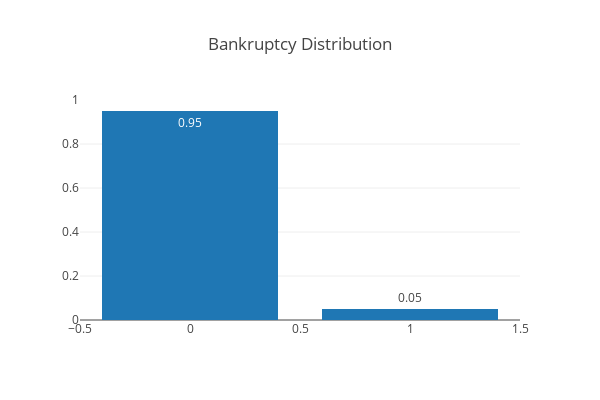

Notebook code for this chart:
### Code cell
temp = data.target.value_counts()
trace = go.Bar(x=temp.index,
               y= np.round(temp.astype(float)/temp.values.sum(),2),
               text = np.round(temp.astype(float)/temp.values.sum(),2),
               textposition = 'auto',
               name = 'Attrition')
data1 = [trace]
layout = go.Layout(
    autosize=False,
    width=600,
    height=400,title = "Bankruptcy Distribution"
)

fig = go.Figure(data=data1, layout=layout)
iplot(fig)
del temp

### Figure 1 — Plotly figure (JSON) as saved in the notebook; plotly's stock layout.template omitted (floating-point values rounded to 4 significant figures)
{"data": [{"name": "Attrition", "text": [0.95, 0.05], "textposition": "auto", "type": "bar", "uid": "5e71e5c0-26b3-41c7-928a-598837c6b2cb", "x": [0, 1], "y": [0.95, 0.05]}], "layout": {"autosize": false, "height": 400, "title": {"text": "Bankruptcy Distribution"}, "width": 600}}
